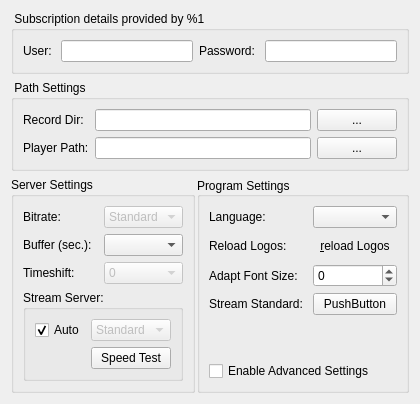
     <widget class="QWidget" name="tabStdSettings">
      <attribute name="title">
       <string>Se&amp;ttings</string>
      </attribute>
      <layout class="QVBoxLayout" name="verticalLayout">
       <item>
        <widget class="QGroupBox" name="groupAccount">
         <property name="title">
          <string> Subscription details provided by %1 </string>
         </property>
         <layout class="QGridLayout" name="gridLayout_4">
          <item row="0" column="0">
           <widget class="QLabel" name="label_2">
            <property name="text">
             <string>User: </string>
            </property>
           </widget>
          </item>
          <item row="0" column="2">
           <widget class="QLabel" name="label_4">
            <property name="text">
             <string>Password: </string>
            </property>
           </widget>
          </item>
          <item row="0" column="3">
           <widget class="QLineEdit" name="linePass">
            <property name="echoMode">
             <enum>QLineEdit::Password</enum>
            </property>
           </widget>
          </item>
          <item row="0" column="1">
           <widget class="QLineEdit" name="lineUsr"/>
          </item>
         </layout>
        </widget>
       </item>
       <item>
        <widget class="QGroupBox" name="groupPath">
         <property name="title">
          <string> Path Settings </string>
         </property>
         <layout class="QGridLayout" name="gridLayout_2">
          <item row="0" column="0">
           <widget class="QLabel" name="label_3">
            <property name="minimumSize">
             <size>
              <width>0</width>
              <height>0</height>
             </size>
            </property>
            <property name="text">
             <string>Record Dir:</string>
            </property>
            <property name="margin">
             <number>2</number>
            </property>
           </widget>
          </item>
          <item row="0" column="1">
           <widget class="QLineEdit" name="lineDir"/>
          </item>
          <item row="0" column="2">
           <widget class="QPushButton" name="pushDir">
            <property name="text">
             <string>...</string>
            </property>
           </widget>
          </item>
          <item row="1" column="0">
           <widget class="QLabel" name="label">
            <property name="minimumSize">
             <size>
              <width>0</width>
              <height>0</height>
             </size>
            </property>
            <property name="text">
             <string>Player Path:</string>
            </property>
            <property name="margin">
             <number>2</number>
            </property>
           </widget>
          </item>
          <item row="1" column="1">
           <widget class="QLineEdit" name="lineVLC"/>
          </item>
          <item row="1" column="2">
           <widget class="QPushButton" name="pushVLC">
            <property name="text">
             <string>...</string>
            </property>
           </widget>
          </item>
         </layout>
        </widget>
       </item>
       <item>
        <layout class="QHBoxLayout" name="horizontalLayout_2" stretch="0,0">
         <property name="spacing">
          <number>2</number>
         </property>
         <item>
          <widget class="QGroupBox" name="groupStreamServer">
           <property name="title">
            <string>Server Settings</string>
           </property>
           <layout class="QGridLayout" name="gridLayout_6">
            <item row="0" column="0">
             <widget class="QLabel" name="labBitRate">
              <property name="text">
               <string>Bitrate:</string>
              </property>
             </widget>
            </item>
            <item row="0" column="1">
             <widget class="QComboBox" name="cbxBitRate">
              <property name="enabled">
               <bool>false</bool>
              </property>
              <item>
               <property name="text">
                <string>Standard</string>
               </property>
              </item>
             </widget>
            </item>
            <item row="1" column="0">
             <widget class="QLabel" name="labBuffer">
              <property name="text">
               <string>Buffer (sec.):</string>
              </property>
             </widget>
            </item>
            <item row="1" column="1">
             <widget class="QComboBox" name="cbxBufferSeconds"/>
            </item>
            <item row="2" column="0">
             <widget class="QLabel" name="label_16">
              <property name="text">
               <string>Timeshift: </string>
              </property>
             </widget>
            </item>
            <item row="2" column="1">
             <widget class="QComboBox" name="cbxTimeShift">
              <property name="enabled">
               <bool>false</bool>
              </property>
              <property name="minimumSize">
               <size>
                <width>50</width>
                <height>0</height>
               </size>
              </property>
              <property name="maximumSize">
               <size>
                <width>16777215</width>
                <height>16777215</height>
               </size>
              </property>
              <item>
               <property name="text">
                <string>0</string>
               </property>
              </item>
             </widget>
            </item>
            <item row="3" column="0" colspan="2">
             <widget class="QGroupBox" name="groupBox">
              <property name="title">
               <string>Stream Server: </string>
              </property>
              <layout class="QGridLayout" name="gridLayout_5">
               <item row="0" column="0">
                <widget class="QCheckBox" name="chkStrSrvAuto">
                 <property name="text">
                  <string>Auto</string>
                 </property>
                 <property name="checked">
                  <bool>true</bool>
                 </property>
                </widget>
               </item>
               <item row="0" column="1">
                <widget class="QComboBox" name="cbxStreamServer">
                 <property name="enabled">
                  <bool>false</bool>
                 </property>
                 <item>
                  <property name="text">
                   <string>Standard</string>
                  </property>
                 </item>
                </widget>
               </item>
               <item row="1" column="1">
                <widget class="QPushButton" name="pushSpeedTest">
                 <property name="text">
                  <string>Speed Test</string>
                 </property>
                </widget>
               </item>
              </layout>
             </widget>
            </item>
           </layout>
          </widget>
         </item>
         <item>
          <widget class="QGroupBox" name="groupStdSettings">
           <property name="title">
            <string>Program Settings </string>
           </property>
           <property name="alignment">
            <set>Qt::AlignLeading|Qt::AlignLeft|Qt::AlignVCenter</set>
           </property>
           <layout class="QVBoxLayout" name="verticalLayout_2">
            <item>
             <layout class="QFormLayout" name="formLayout">
              <property name="fieldGrowthPolicy">
               <enum>QFormLayout::AllNonFixedFieldsGrow</enum>
              </property>
              <property name="horizontalSpacing">
               <number>6</number>
              </property>
              <property name="verticalSpacing">
               <number>6</number>
              </property>
              <item row="0" column="0">
               <widget class="QLabel" name="label_10">
                <property name="text">
                 <string>Language: </string>
                </property>
               </widget>
              </item>
              <item row="0" column="1">
               <widget class="QComboBox" name="cbxLanguage"/>
              </item>
              <item row="1" column="0">
               <widget class="QLabel" name="label_12">
                <property name="text">
                 <string>Reload Logos:</string>
                </property>
               </widget>
              </item>
              <item row="1" column="1">
               <widget class="QToolButton" name="pushDelLogos">
                <property name="minimumSize">
                 <size>
                  <width>24</width>
                  <height>24</height>
                 </size>
                </property>
                <property name="text">
                 <string>&amp;reload Logos</string>
                </property>
                <property name="icon">
                 <iconset resource="../common.qrc">
                  <normaloff>:/app/reload</normaloff>:/app/reload</iconset>
                </property>
                <property name="iconSize">
                 <size>
                  <width>24</width>
                  <height>24</height>
                 </size>
                </property>
                <property name="autoRaise">
                 <bool>true</bool>
                </property>
               </widget>
              </item>
              <item row="2" column="1">
               <widget class="QSpinBox" name="spinBoxFontDelta">
                <property name="readOnly">
                 <bool>false</bool>
                </property>
                <property name="minimum">
                 <number>-10</number>
                </property>
                <property name="maximum">
                 <number>10</number>
                </property>
               </widget>
              </item>
              <item row="2" column="0">
               <widget class="QLabel" name="label_24">
                <property name="text">
                 <string>Adapt Font Size:</string>
                </property>
               </widget>
              </item>
              <item row="3" column="0">
               <widget class="QLabel" name="label_25">
                <property name="text">
                 <string>Stream Standard: </string>
                </property>
               </widget>
              </item>
              <item row="3" column="1">
               <widget class="QPushButton" name="pushStrStd">
                <property name="text">
                 <string>PushButton</string>
                </property>
               </widget>
              </item>
             </layout>
            </item>
            <item>
             <widget class="QCheckBox" name="checkAdvanced">
              <property name="text">
               <string>Enable Advanced Settings</string>
              </property>
             </widget>
            </item>
           </layout>
          </widget>
         </item>
        </layout>
       </item>
      </layout>
     </widget>
